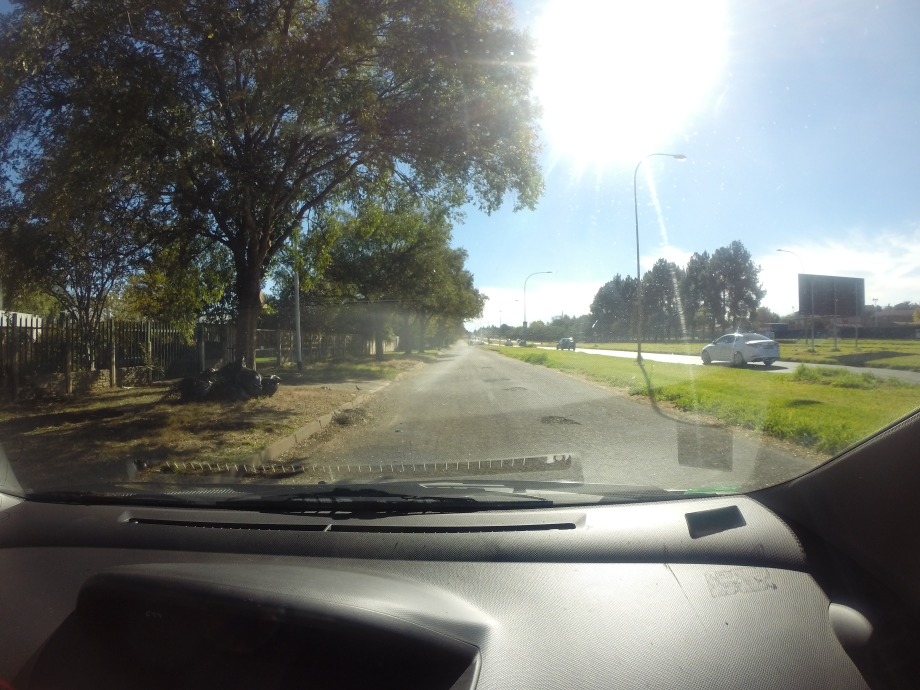
#> input picture 1.jpg, 3679 x 2760 px (shown at 1/4 size)
$ jupyter execute --allow-errors mask_rcnn_coco_prediction.ipynb
#> lines starting #> are read from the running program, lines starting #| are printed output that depends on the picture
[cell 1]
# import the necessary packages
from mrcnn.config import Config
from mrcnn import model as modellib
from mrcnn import visualize
import numpy as np
import colorsys
import argparse
import imutils
import random
import cv2
import os

[cell 2]
# load the class label names from disk, one label per line

class_label_file = "pothole_label.txt"

#> (the rest of this cell did not finish here and is left out)

#> (a cell that did not finish here is left out)

#> (a cell that did not finish here is left out)

[cell 5]
# initialize the Mask R-CNN model for inference and then load the
# weights

weight = "mask_rcnn_pothole_cfg_0005.h5"

print("[INFO] loading Mask R-CNN model...")
#> (the rest of this cell did not finish here and is left out)

[cell 6]
# load the input image, convert it from BGR to RGB channel
# ordering, and resize the image

image_path = "1.jpg"
image = cv2.imread(image_path)
#> image is the input picture: shape (2760, 3679, 3); mean B, G, R 114.3, 119.5, 116.3
image = cv2.cvtColor(image, cv2.COLOR_BGR2RGB)
image = imutils.resize(image, width=512)
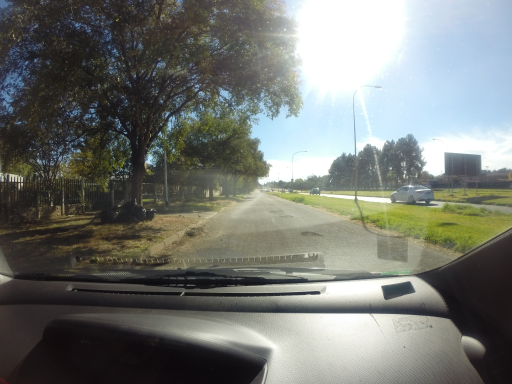
#> image: shape (384, 512, 3); mean R, G, B 116.3, 119.5, 114.3

[cell 7]
# perform a forward pass of the network to obtain the results
print("[INFO] making predictions with Mask R-CNN...")
#> (the rest of this cell did not finish here and is left out)

#> (a cell that did not finish here is left out)

#> (a cell that did not finish here is left out)

#> (a cell that did not finish here is left out)

#> (a cell that did not finish here is left out)

#> (a cell that did not finish here is left out)

[cell 13]
# convert the image back to BGR so we can use OpenCV's drawing
# functions
image = cv2.cvtColor(image, cv2.COLOR_RGB2BGR)

# loop over the predicted scores and class labels
#> (the rest of this cell did not finish here and is left out)
